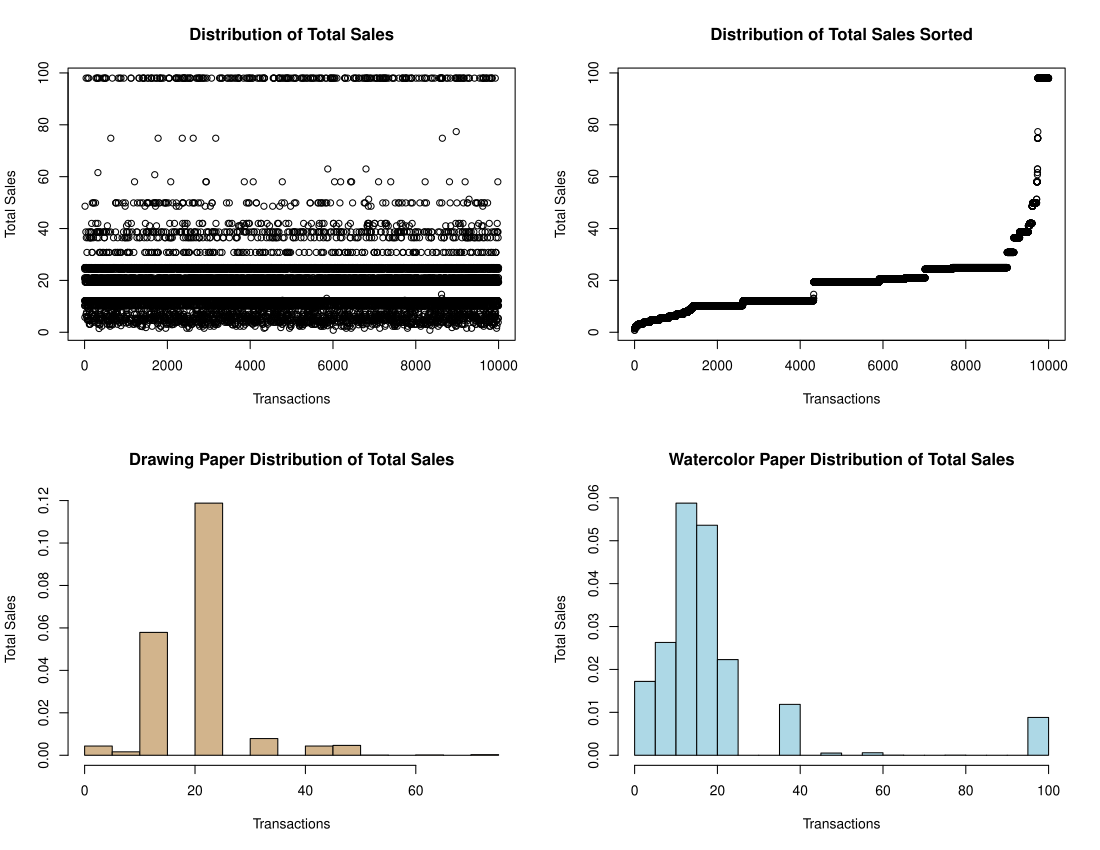

The R source for this figure:
# IST 719
# HW1-ART
# Jessica O'Neal - ID: 955087195

#Part 2

#1.	What is the distribution of total sales for the whole dataset? 
#Provide two different plots that show two different ways of showing distributions.

sales <- read.csv("~/School/Information Visualiztion IST 719/Week2/art.csv")

plot(sales$total.sale, xlab="Transactions", ylab="Total Sales"
     , main = "Distribution of Total Sales")
plot(sort(sales$total.sale), xlab="Transactions", ylab="Total Sales"
     , main = "Distribution of Total Sales Sorted")
piechart(sales$total.sale,
     , main = "Distribution of Total Sales")

#2.	Next we want to compare two different distributions. 
#Use a different distribution plot type than the ones above, 
#but use the same type for both of these for easy comparison: 

sales[,3:4]

class(sales)
str(sales)
dim(sales)
 

#a. What is the distribution of the totals sales for drawing paper?
drawing.transactions <- sales$total.sale[sales$paper == "drawing"]
hist(drawing.transactions, xlab="Transactions", ylab="Total Sales"
     , prob= TRUE, col="tan", main = "Drawing Paper Distribution of Total Sales")

#b. What is the distribution of the totals sales for watercolor paper?
watercolor.transactions <- sales$total.sale[sales$paper == "watercolor"]
hist(watercolor.transactions, xlab="Transactions", ylab="Total Sales",  
     prob= TRUE, col="lightblue", main = "Watercolor Paper Distribution of Total Sales")

par(mfrow = c(2,2))
plot(sales$total.sale, xlab="Transactions", ylab="Total Sales"
     , main = "Distribution of Total Sales")
plot(sort(sales$total.sale), xlab="Transactions", ylab="Total Sales"
     , main = "Distribution of Total Sales Sorted")
hist(drawing.transactions, prob= TRUE, col="tan", xlab="Transactions", ylab="Total Sales"
     , main = "Drawing Paper Distribution of Total Sales")
hist(watercolor.transactions, prob= TRUE,  col="lightblue", xlab="Transactions", ylab="Total Sales"
     , main = "Watercolor Paper Distribution of Total Sales")
